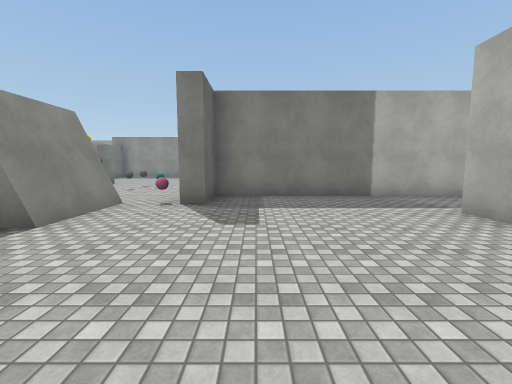
view 1 (above)

17 first-person views from a walk through a Unity game level. The camera is 1.5 m above the floor, tilts 6° down and sees 90° across. The floor is counted in squares, 2 m on a side. Each view is taken from the middle of a square. On the plan, view 1 faces up. The plan holds only what a view shows up to about 9 squares ahead; the rest is blank. The player is left out. Surface patterns are stand-ins for the level's own textures.

view 2
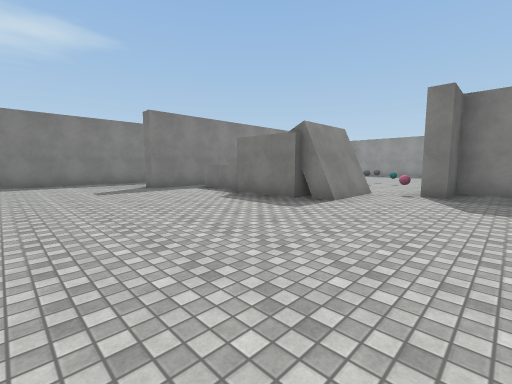

view 3
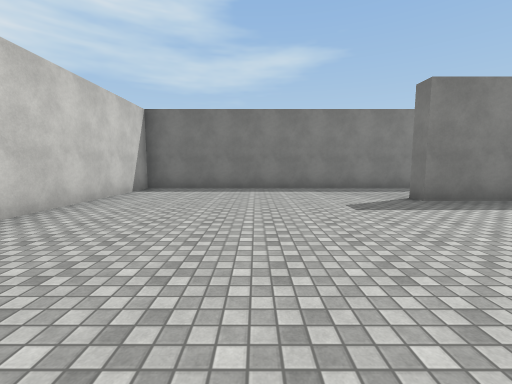

view 4
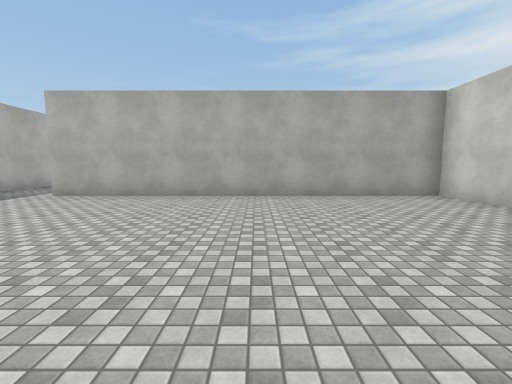

view 5
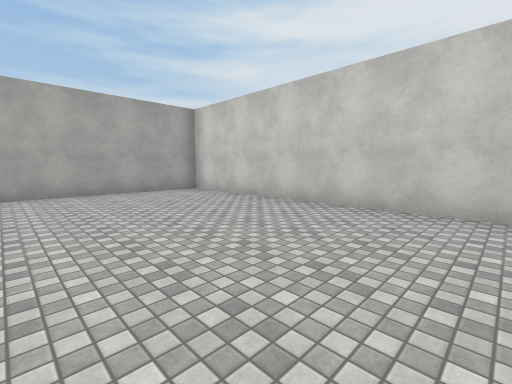

view 6
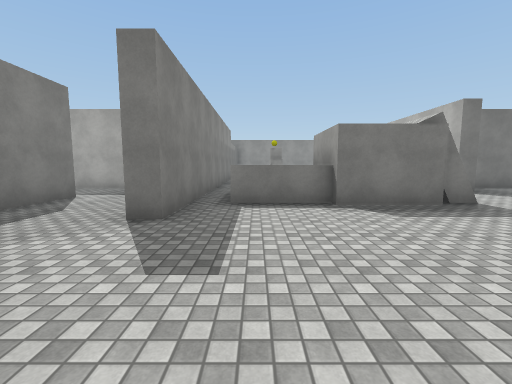

view 7
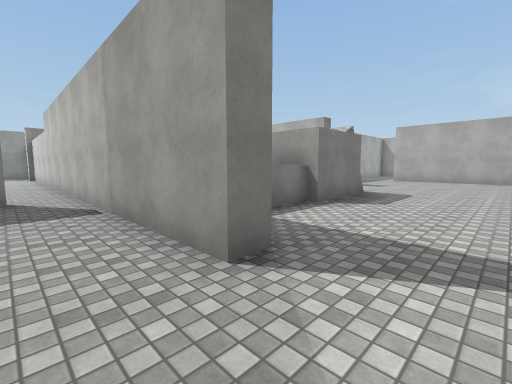

view 8
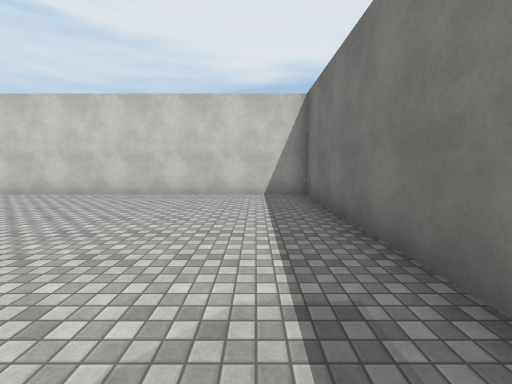

view 9
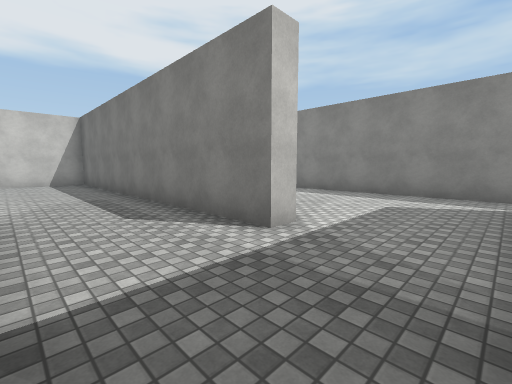

view 10
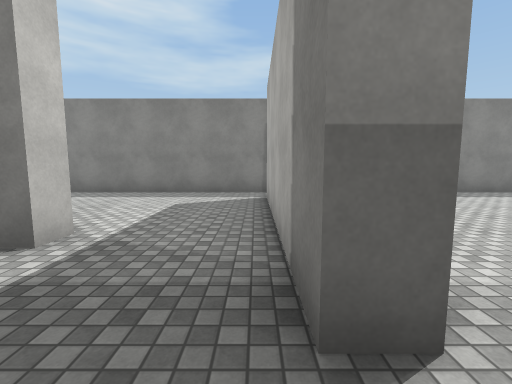

view 11
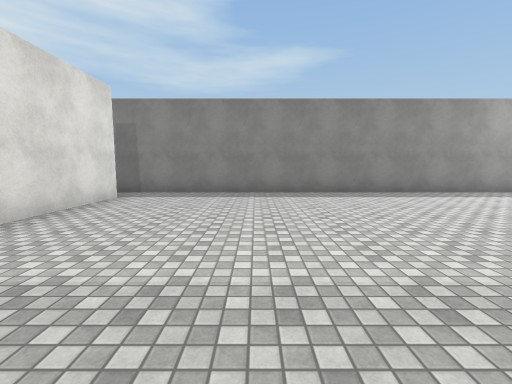

view 12
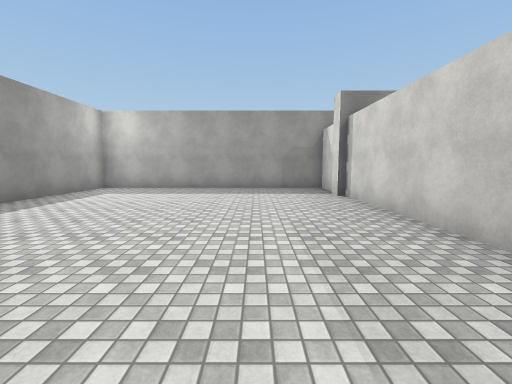

view 13
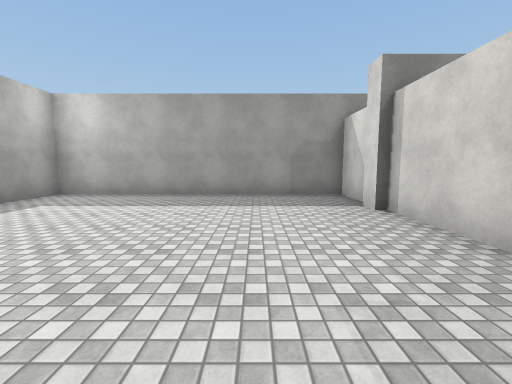

view 14
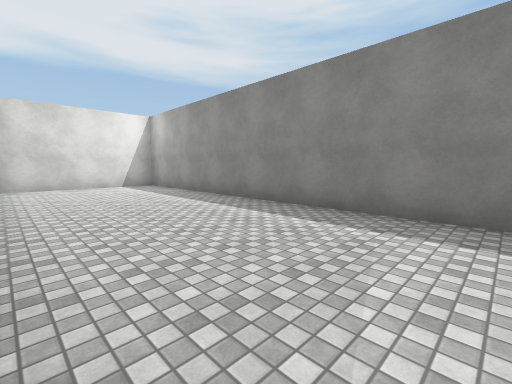

view 15
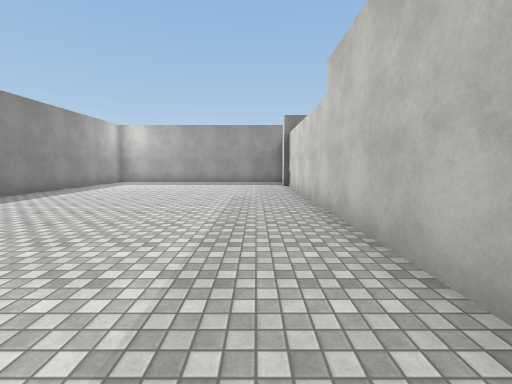

view 16
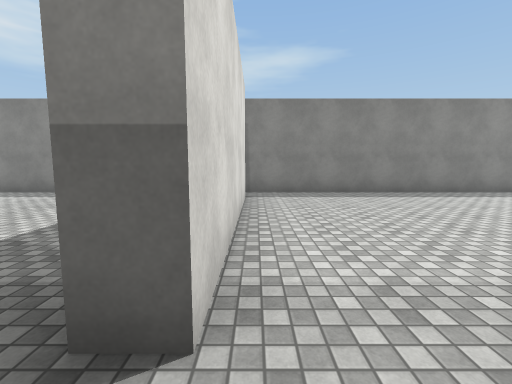

view 17
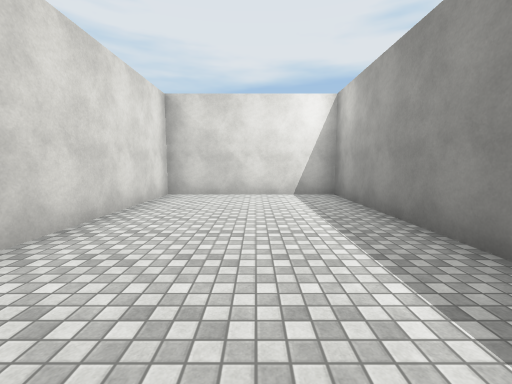

### Floor plan
Ten units are one square. View 1 is at (0, 0); x grows to the right and y downward. Boxes are objects, and circles mark ways between rooms. Rooms are numbered by the first view taken in them; rooms with no view inside come last. Other rooms are left out.
<svg viewBox="-165 -190 210 250">
<path fill="none" stroke="#000" d="M-29 -51 -29 -30 -35 -30 -35 -28 -55 -28M-83 -30 -83 -15 -88 -15 -88 -65M34 -63 -10 -63 -10 -50 -15 -50M-113 -40 -113 55 32 55 32 -40M-99 -68 -99 -63M-90 -162 -90 -168M-88 -171 -88 -185 -160 -185 -160 -60M-150 -68 -99 -68M-88 -65 -88 -162M-119 -40 -113 -40M-160 -60 -160 55 -118 55 -118 11M-99 -63 -149 -63"/>
<rect x="-25" y="-55" width="10" height="10" fill="#bbb"><title>other object</title></rect>
<circle cx="-90" cy="-60" r="3" fill="#2a7"/>
<circle cx="-110" cy="-50" r="3" fill="#2a7"/>
<circle cx="-150" cy="-60" r="3" fill="#2a7"/>
<text x="-30" y="0">1</text>
<text x="-120" y="-130">2</text>
<text x="-130" y="0">3</text>
</svg>
Room 1 opens to room 2. Room 1 opens to room 3. Room 2 opens to room 3.

Where each view was taken, in squares from view 1:
view 1: 0 up, 0 right, facing up
view 2: 2 down, 0 right, facing up-left
view 3: 2 down, 3 left, facing left
view 4: 1 down, 3 left, facing right
view 5: 1 down, 4 left, facing down-right
view 6: 2 down, 7 left, facing up
view 7: 0 up, 10 left, facing up-right
view 8: 1 up, 10 left, facing down
view 9: 6 up, 9 left, facing down-left
view 10: 6 up, 9 left, facing left
view 11: 10 up, 9 left, facing left
view 12: 10 up, 11 left, facing up
view 13: 12 up, 11 left, facing up
view 14: 4 up, 12 left, facing down-left
view 15: 7 up, 10 left, facing up
view 16: 7 up, 9 left, facing left
view 17: 1 up, 14 left, facing down
